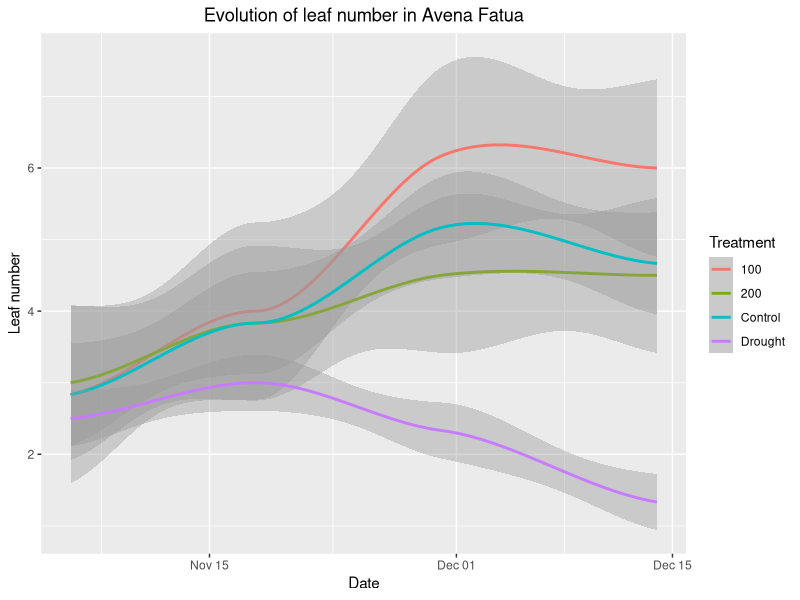
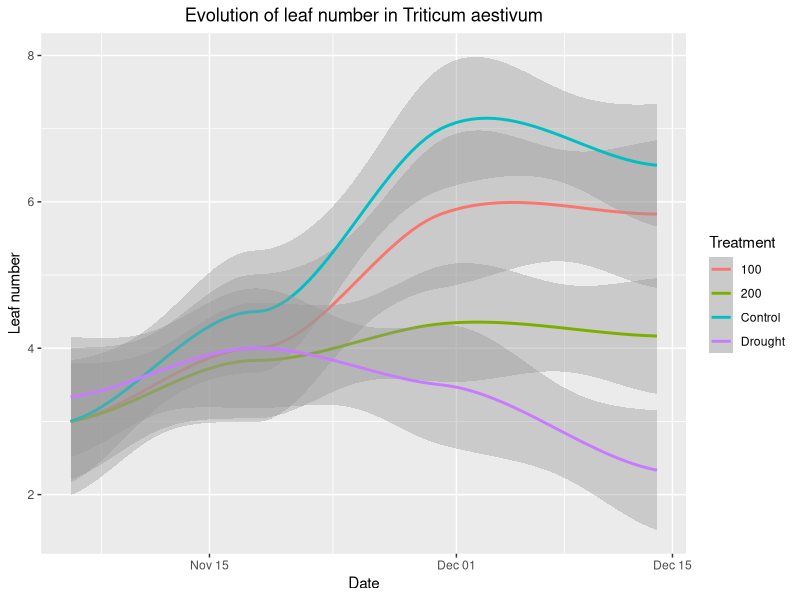
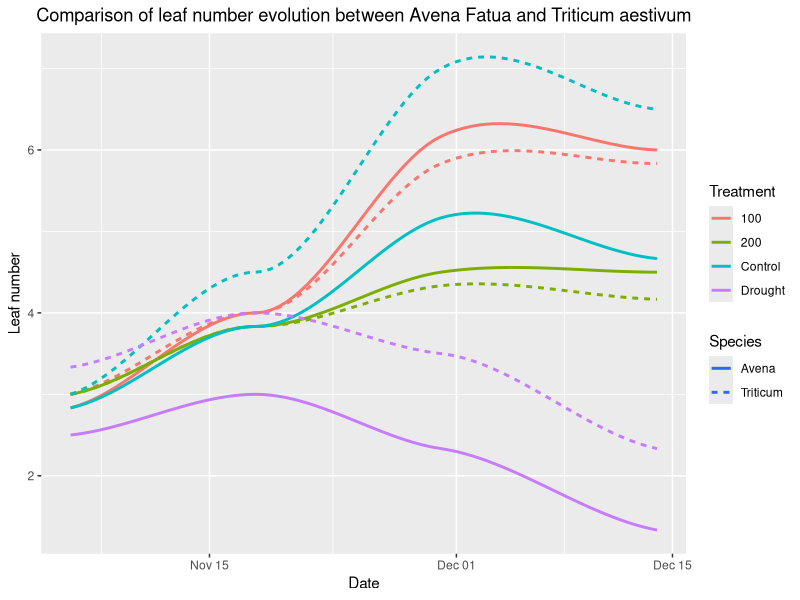
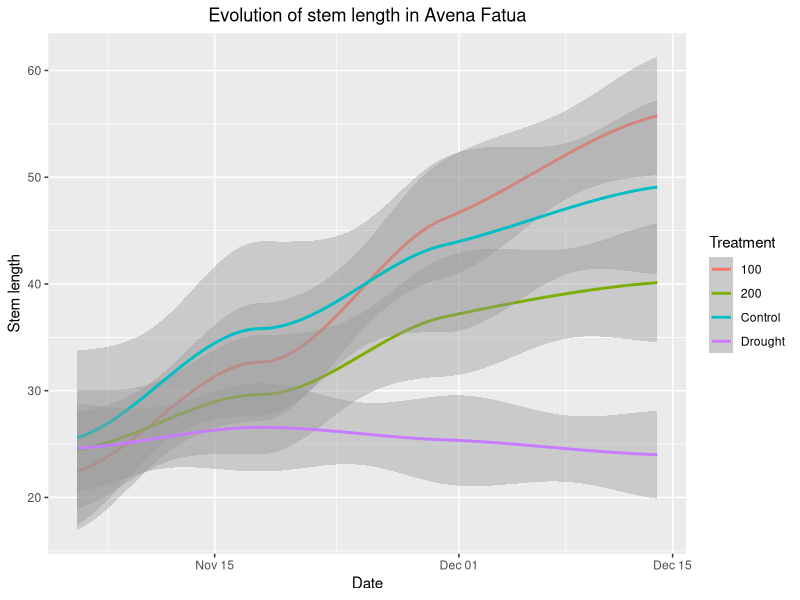
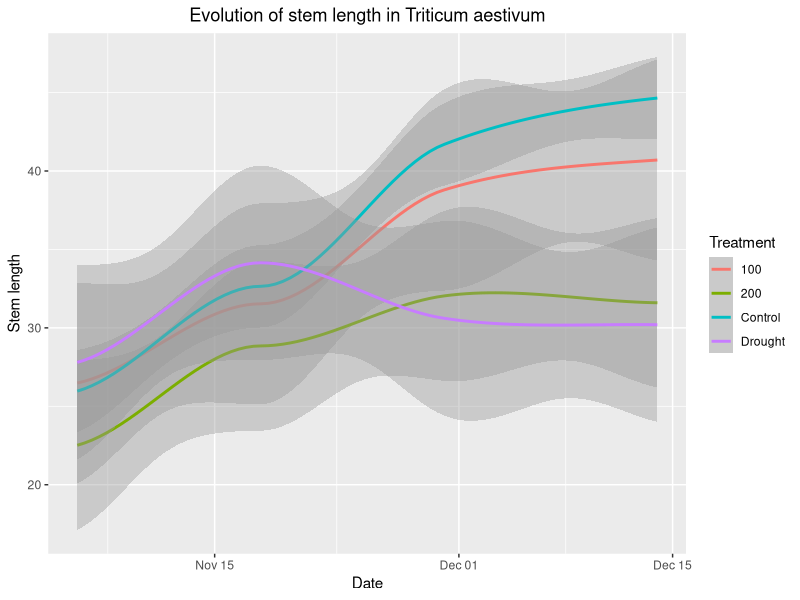
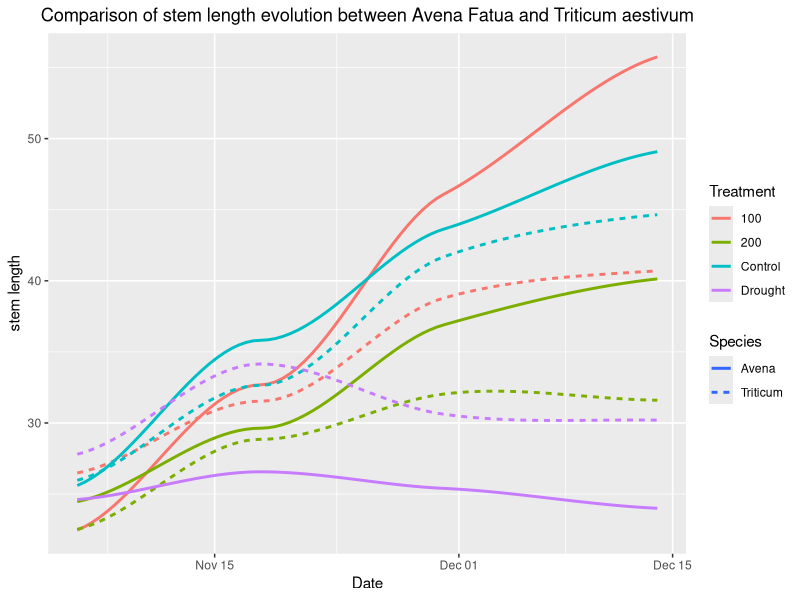
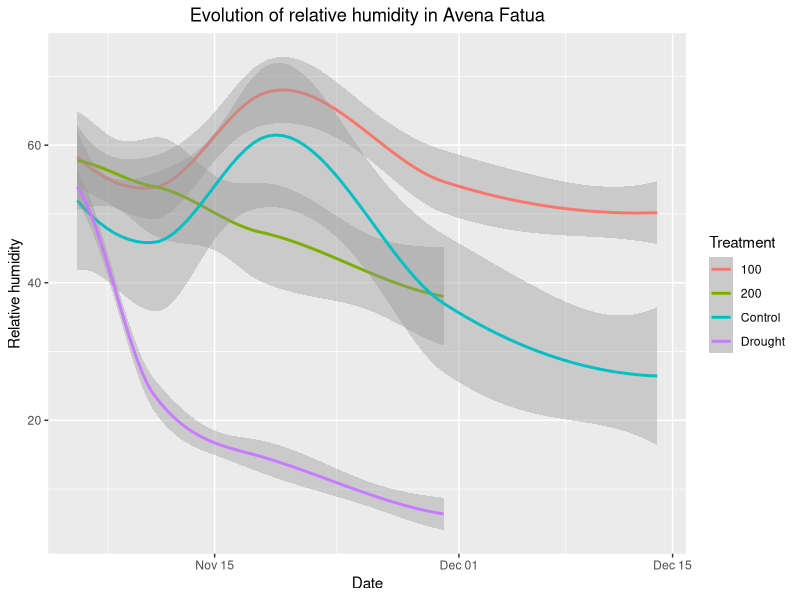
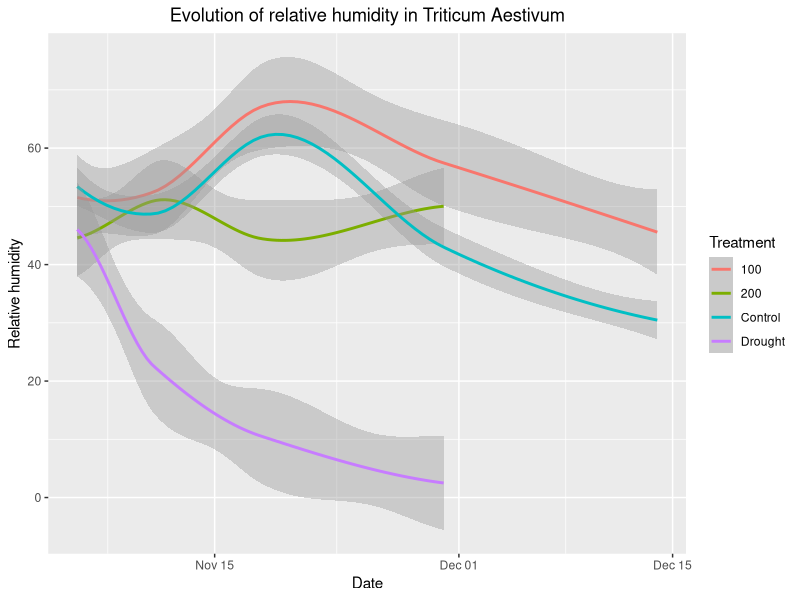

R code for these plots, in order:
## ---- chunk 1
knitr::opts_chunk$set(echo = TRUE)
## ---- chunk 2
knitr::opts_chunk$set(suffix = ".png", fig.path = "graphs/", res = 100)
#knitr options to save all the graphics in the folder “results” in png format with a resolution of 100 dpi.
## ---- chunk 3
library("readxl")
Data <- read_excel("210129_Greenhouse_results.xlsx")
Data <- Data[-12]


d <- rep("06/11/20", 6)
d <- c(d, rep("11/11/20", 6))
d <- c(d, rep("18/11/20", 6))
d <- c(d, rep("30/11/20", 6))
d <- c(d, rep("14/12/20", 6))
new_date <- rep(d,8)
Data$Date2 <- new_date

Data$Date2 <- as.Date(Data$Date2, format='%d/%m/%y')


library(ggplot2)



# Leaf number
#ggplot(Data[Data$Species =="Avena",], aes(x=Date2, y = Leaf_number, color = Treatment, na.rm=TRUE )) + geom_point() + geom_smooth()
#ggplot(Data[Data$Species =="Avena",], aes(x=Date2, y = Leaf_number, color = Treatment, na.rm=TRUE )) + geom_jitter() + geom_smooth()
ggplot(Data[Data$Species =="Avena",], aes(x=Date2, y = Leaf_number, color = Treatment, na.rm=TRUE )) + geom_smooth() + labs(title="Evolution of leaf number in Avena Fatua", y="Leaf number", x="Date") + theme(plot.title = element_text(hjust = 0.5))
ggplot(Data[Data$Species =="Triticum",], aes(x=Date2, y = Leaf_number, color = Treatment, na.rm=TRUE )) + geom_smooth() + labs(title="Evolution of leaf number in Triticum aestivum", y="Leaf number", x="Date") + theme(plot.title = element_text(hjust = 0.5))

#Have ave and triticum both together 
#ggplot(Data, aes(x=Date2, y = Leaf_number, color = Treatment,  linetype = Species, na.rm=TRUE )) + geom_smooth()
# without interval confidence
ggplot(Data, aes(x=Date2, y = Leaf_number, color = Treatment,  linetype = Species, na.rm=TRUE )) + geom_smooth(se=F) + labs(title="Comparison of leaf number evolution between Avena Fatua and Triticum aestivum", y="Leaf number", x="Date") + theme(plot.title = element_text(hjust = 0.5))


# Stem_Length
ggplot(Data[Data$Species =="Avena",], aes(x=Date2, y = Stem_length, color = Treatment, na.rm=TRUE )) + geom_smooth()  + labs(title="Evolution of stem length in Avena Fatua", y="Stem length", x="Date") + theme(plot.title = element_text(hjust = 0.5))
ggplot(Data[Data$Species =="Triticum",], aes(x=Date2, y = Stem_length, color = Treatment, na.rm=TRUE )) + geom_smooth() + labs(title="Evolution of stem length in Triticum aestivum", y="Stem length", x="Date") + theme(plot.title = element_text(hjust = 0.5))

ggplot(Data, aes(x=Date2, y = Stem_length, color = Treatment,  linetype = Species, na.rm=TRUE )) + geom_smooth(se=F) + labs(title="Comparison of stem length evolution between Avena Fatua and Triticum aestivum", y="stem length", x="Date") + theme(plot.title = element_text(hjust = 0.5)) 


# Relative humidity
ggplot(Data[Data$Species =="Avena",], aes(x=Date2, y = RH, color = Treatment, na.rm=TRUE )) + geom_smooth()  + labs(title="Evolution of relative humidity in Avena Fatua", y="Relative humidity", x="Date") + theme(plot.title = element_text(hjust = 0.5))
# Test statistical difference between 100mM and control for RH. 
ggplot(Data[Data$Species =="Triticum",], aes(x=Date2, y = RH, color = Treatment, na.rm=TRUE )) + geom_smooth() + labs(title="Evolution of relative humidity in Triticum Aestivum", y="Relative humidity", x="Date") + theme(plot.title = element_text(hjust = 0.5))

ggplot(Data, aes(x=Date2, y = Leaf_number, color = Treatment,  linetype = Species, na.rm=TRUE )) + geom_smooth(se=F) + labs(title="Comparison of relative humidity evolution between Avena Fatua and Triticum aestivum", y="Relative humidity", x="Date") + theme(plot.title = element_text(hjust = 0.5))


# EC
ggplot(Data[Data$Species =="Avena",], aes(x=Date2, y = EC, color = Treatment, na.rm=TRUE )) + geom_smooth() + labs(title="Evolution of EC number in Avena Fatua", y="EC", x="Date") + theme(plot.title = element_text(hjust = 0.5))
ggplot(Data[Data$Species =="Triticum",], aes(x=Date2, y = EC, color = Treatment, na.rm=TRUE )) + geom_smooth() + labs(title="Evolution of EC number in Triticum aestivum", y="EC", x="Date") + theme(plot.title = element_text(hjust = 0.5))

ggplot(Data, aes(x=Date2, y = EC, color = Treatment,  linetype = Species, na.rm=TRUE )) + geom_smooth(se=F) + labs(title="Comparison of EC evolution between Avena Fatua and Triticum aestivum", y="EC", x="Date") + theme(plot.title = element_text(hjust = 0.5))



if (!dir.exists("Graphs")) dir.create("Graphs")
